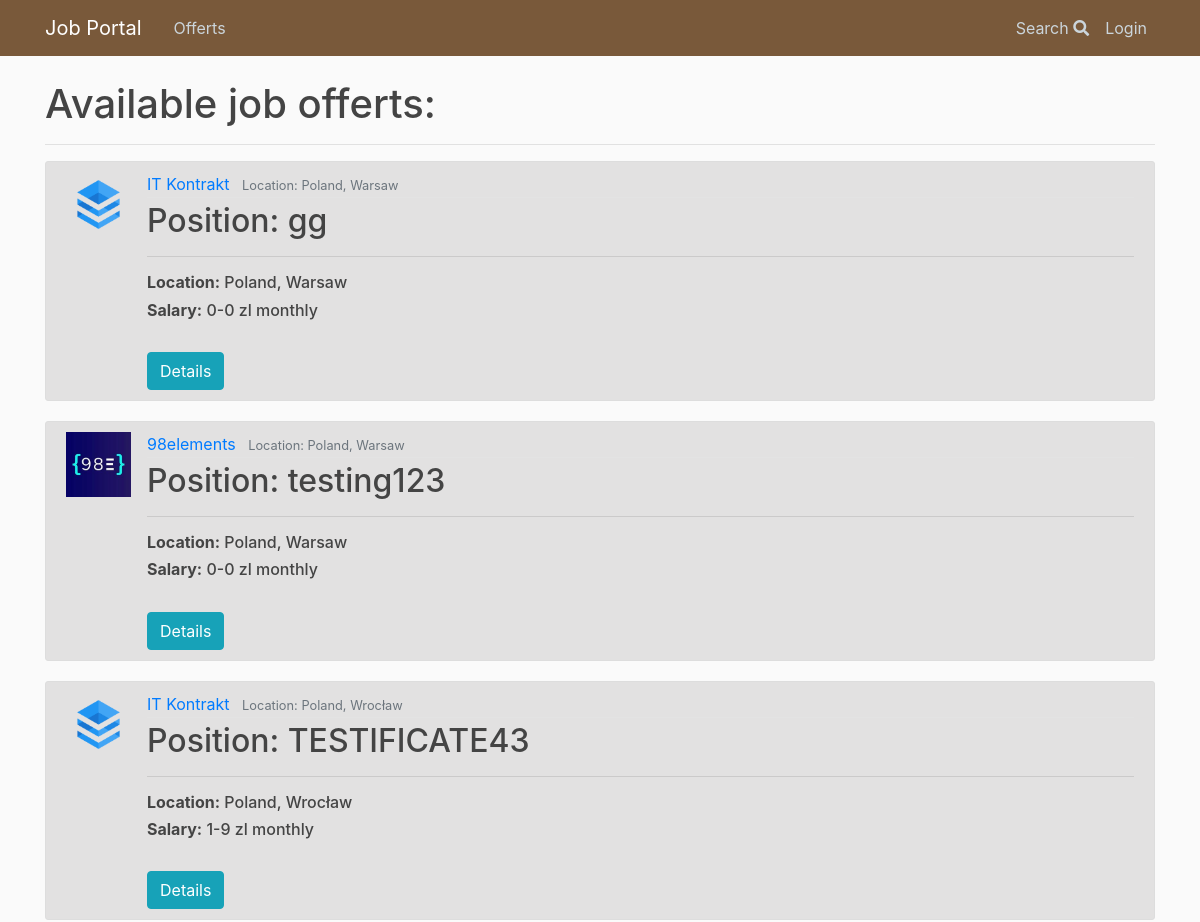
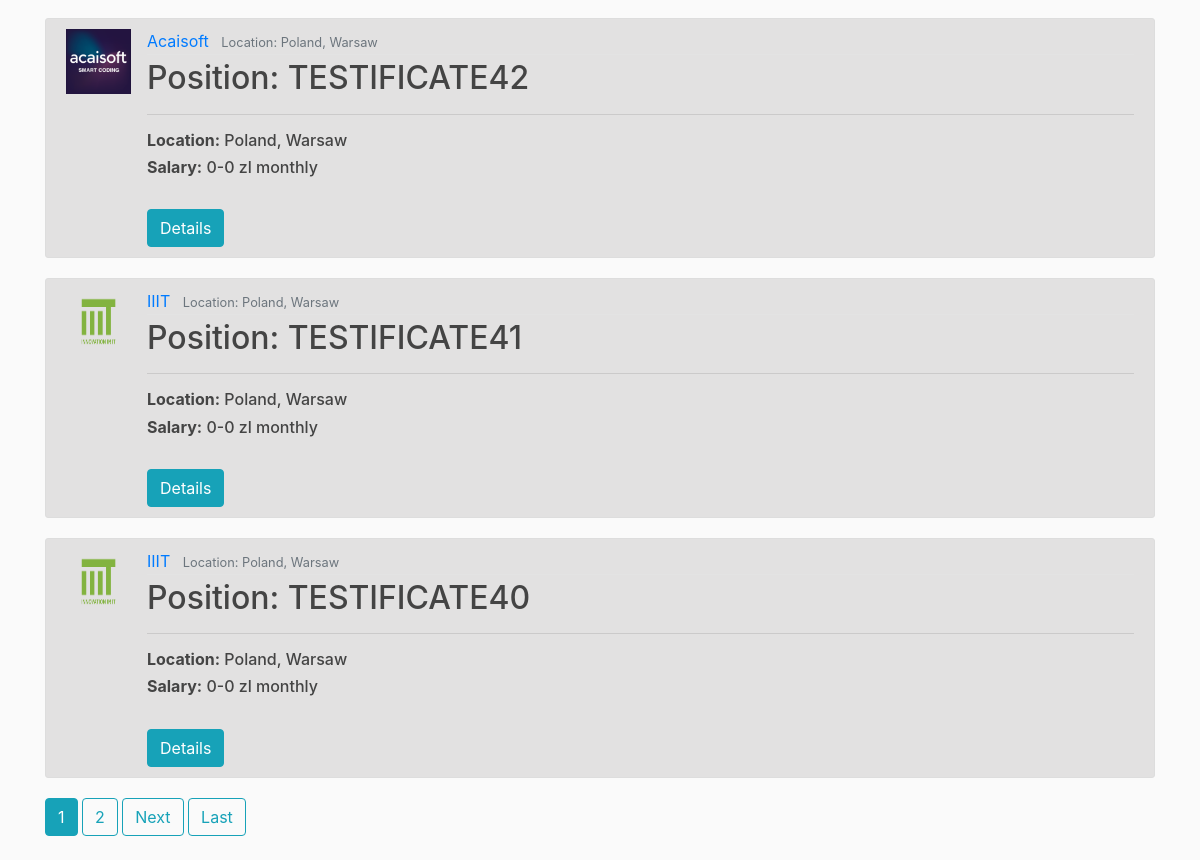
Page /offerts/ on the earlier database version (2 pictures, top to bottom).
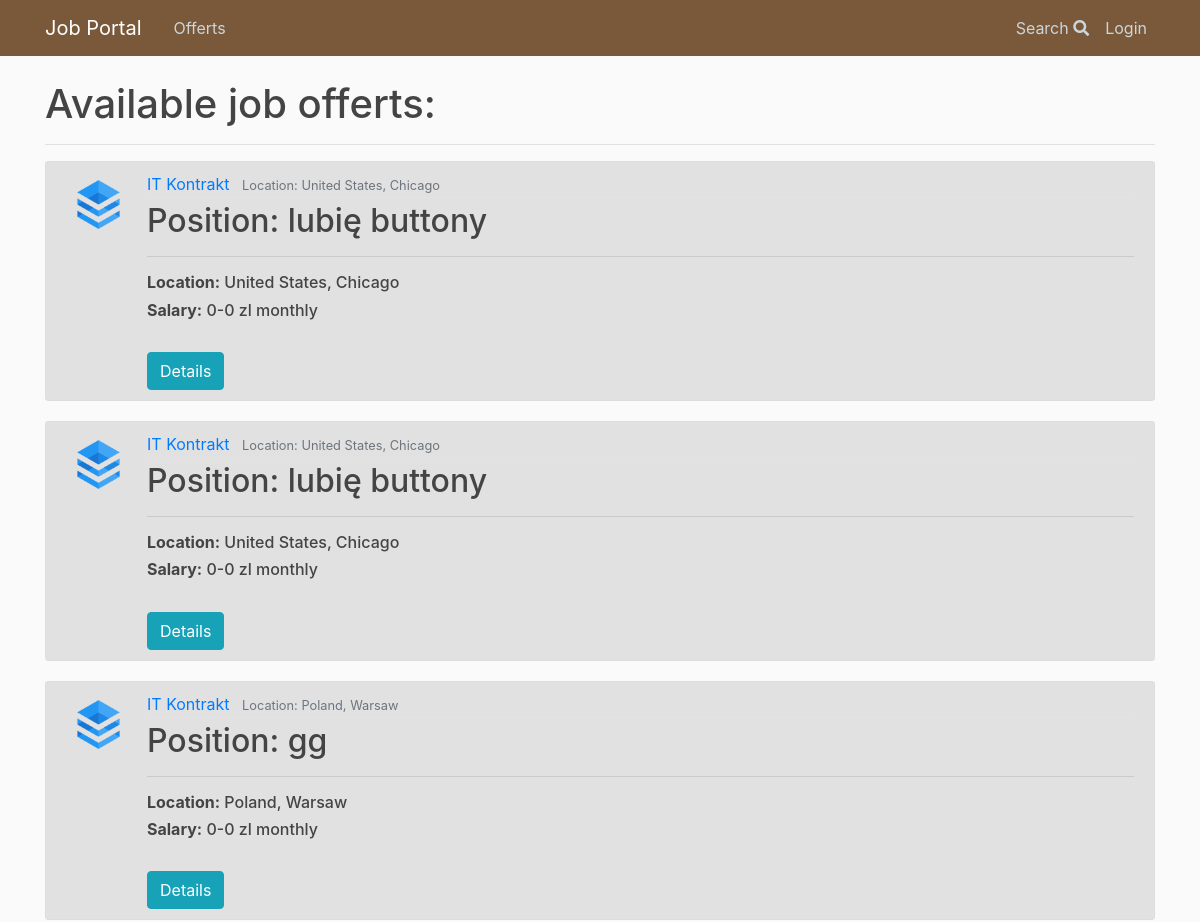
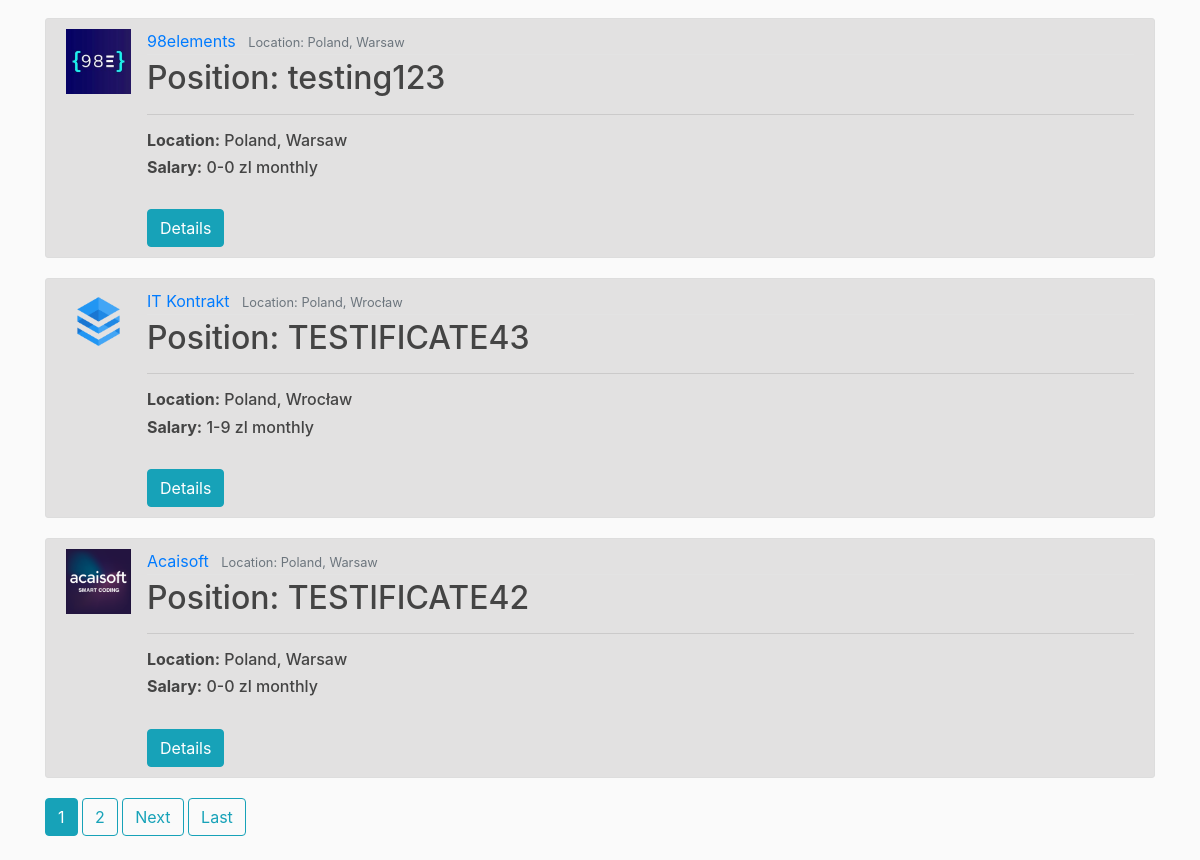
Same page on the later database version (2 pictures, top to bottom).
### offerts/models.py (models this page shows, shortened)
class Offert(models.Model):
    author = models.ForeignKey(User, on_delete=models.CASCADE)
    position = models.CharField(max_length = 100)
    agency = models.ForeignKey(Agency, on_delete=models.CASCADE)
    remote = models.BooleanField(default=False)
    sal_types = (
        ('H', 'per hour'),
        ('M', 'monthly'),
    )
    salary_type = models.CharField(
        max_length=1,
        choices=sal_types,
        default='M',
    )
    min_salary = models.IntegerField(default=0)
    max_salary = models.IntegerField(default=0)
    publication_date = models.DateTimeField(auto_now_add = True)
    expiration_date = models.DateField(null=True, default=None)
    must_have = models.ManyToManyField('Tag')
    nice_to_have = models.CharField(max_length = 1000)
    duties = models.CharField(max_length = 1000)
    benefits = models.CharField(max_length = 1000)
    about = models.TextField(null=True)
    '''def get_absolute_url(self):
        return reverse('offerts:application_form')'''

class Agency(models.Model):
    company = models.ForeignKey(Company, on_delete=models.CASCADE)
    country = models.CharField(max_length = 100)
    location = models.CharField(max_length = 100)
    address = models.CharField(max_length = 200)
    weppage = models.URLField(null=True)
    email = models.EmailField()
    phone = models.CharField(max_length=15)
    class Meta:
        verbose_name_plural = "Agencies"

class Company(models.Model):
    name = models.CharField(max_length = 200, unique=True)
    logo = models.ImageField(upload_to = "logos/", null=True, default=None)
    webpage = models.URLField(null=True)
    about = models.CharField(max_length = 1000)
    class Meta:
        verbose_name_plural = "Companies"

### offerts/views.py (the view)
# urls.py: path('', OffertListView.as_view(), name = 'index'),
class OffertListView(ListView):
    model = Offert
    template_name = 'offerts/offert_list.html' # default: <app>/<model>_<viewtype>.html
    context_object_name = 'offerts'
    ordering = ['-publication_date'] # '-' -> from newest to oldest
    paginate_by = 6

### offerts/templates/offerts/offert_list.html (shortened to what this page needs)
{% extends 'base.html' %}
{% load static %}
{% block body %}
<h1> Available job offerts: </h1>
<hr>
{% if offerts %}
{% for offert in offerts %}
<article class="media content-section">
  <img class="article-img" src="{{offert.agency.company.logo.url}}" alt="logo">
  <div class="media-body">
    <div class="article-metadata">
      <a class="mr-2" href='#'>{{ offert.agency.company.name }}</a>
      <small class="text-muted">Location: {{ offert.agency.country }}, {{offert.agency.location }}</small>
    </div>
    <h2><a class="article-title">Position: {{ offert.position }}</a></h2>
    <hr>
    <h6><a class="article-title"><strong>Location:</strong> {{ offert.agency.country }}, {{offert.agency.location }}</a></h6>
    <h6><a class="article-title"><strong>Salary:</strong> {{offert.min_salary}}-{{offert.max_salary}} zl  {{ offert.get_salary_type_display }}</a></h6>
    <br>
    <a href="{% url 'offerts:offert_details' offert.id %}"><button type="button" class="btn btn-info">Details</button></a>
    </article>
    {% endfor %}
    {% if is_paginated %}
    {% for num in page_obj.paginator.page_range %}
    {% if page_obj.number == num %}
    <a class="btn btn-info mb-4" href="?page={{num}}">{{num}}</a>
    {% elif num > page_obj.number|add:'-2' and num < page_obj.number|add:'2' %}
    <a class="btn btn-outline-info mb-4" href="?page={{num}}">{{num}}</a>
    {% endif %}
    {% endfor %}
    {% if page_obj.has_next %}
    <a class="btn btn-outline-info mb-4" href="?page={{ page_obj.next_page_number }}">Next</a>
    <a class="btn btn-outline-info mb-4" href="?page={{ page_obj.paginator.num_pages }}">Last</a>
    {% endif %}
    {% endif %}
    {% else %}
    <h3>No offerts available.</h3>
    {% endif %}
    {% endblock %}

### offerts/templates/base.html (shortened to what this page needs)
{% load static %}
<!DOCTYPE html>
<html>
<head>
  <link rel="stylesheet" href="https://stackpath.bootstrapcdn.com/bootstrap/4.3.1/css/bootstrap.min.css">
  <link rel="stylesheet" href="https://use.fontawesome.com/releases/v5.8.2/css/all.css">
</head>
<body>
  <header class="site-header">
    <nav id="navbar" class="navbar navbar-expand-md navbar-dark bg-steel fixed-top">
      <div class="container">
        <a class="navbar-brand mr-4" href="{% url 'home' %}">Job Portal</a>
        <div class="collapse navbar-collapse" id="navbarToggle">
          <div class="navbar-nav mr-auto">
            <a class="nav-item nav-link" href="{% url 'offerts:index' %}">Offerts</a>
          </div>
          <div class="navbar-nav">
            <a class="nav-item nav-link" href="{% url 'search:index' %}">Search <i class="fa fa-search bg-transparent"></i></a>
            {% if user.is_authenticated %}
            <a class="nav-item nav-link"href="{% url 'profile' %}">Profile</a>
            <a class="nav-item nav-link"href="{% url 'logout' %}">Logout</a>
            {% else %}
            <a class="nav-item nav-link"href="{%url 'login' %}">Login</a>
            {% endif %}
          </div>
        </div>
      </div>
    </nav>
  </header>
  <main role="main" class="container">
    <div class="row">
      <div class="col-md-12">
        {% block body %}{% endblock %}
      </div>
    </div>
  </main>
</body>
</html>

### offerts/static/main.css (style rules this page uses)
body { background: #fafafa; color: #333333; margin-top: 5rem; }
h1, h2, h3, h4, h5, h6 { color: #444444; }
.bg-steel { background-color: #5f788a; }
.site-header .navbar-nav .nav-link { color: #cbd5db; }
.content-section { background: #e2e1e1; padding: 10px 20px; border: 1px solid #dddddd; border-radius: 3px; margin-bottom: 20px; }
.article-title { color: #444444; }
.article-img { height: 65px; width: 65px; margin-right: 16px; }
.article-metadata { padding-bottom: 1px; margin-bottom: 4px; border-bottom: 1px solid #e3e3e3 }
#navbar { background-color: #79593a }

Differences in the rows shown:
no longer on this page (row edited): Offert: agency.company.logo (picture), agency.company.name "IIIT", agency.country "Poland", agency.location "Warsaw", position "TESTIFICATE41", min_salary "0", max_salary "0", salary_type "monthly"
no longer on this page (row unchanged): Offert: agency.company.logo (picture), agency.company.name "IIIT", agency.country "Poland", agency.location "Warsaw", position "TESTIFICATE40", min_salary "0", max_salary "0", salary_type "monthly"
added Offert: agency.company.logo (picture), agency.company.name "IT Kontrakt", agency.country "United States", agency.location "Chicago", position "lubię buttony", min_salary "0", max_salary "0", salary_type "monthly"
added Offert: agency.company.logo (picture), agency.company.name "IT Kontrakt", agency.country "United States", agency.location "Chicago", position "lubię buttony", min_salary "0", max_salary "0", salary_type "monthly"
